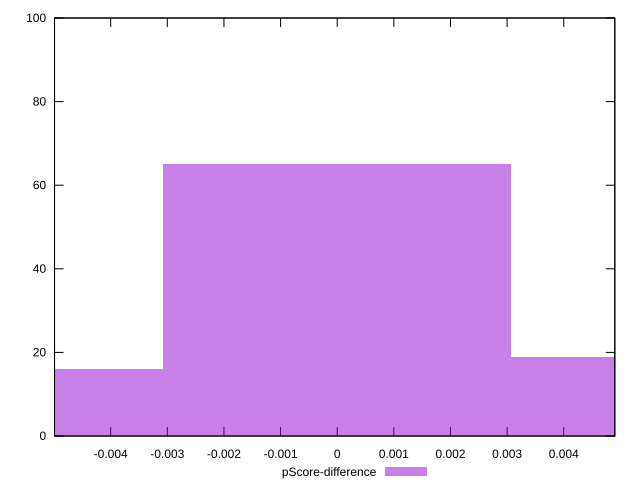

gnuplot code for this plot:
reset

$pScoreDifference <<EOF
0.006140510990306161 19
0 65
-0.006140510990306161 16
EOF

set key outside below
set boxwidth 0.006140510990306161
set xrange [-0.004991536234611904:0.004902014345056216]
set yrange [0:100]
set trange [0:100]
set style fill transparent solid 0.5 noborder
set terminal svg size 640, 490 enhanced background rgb 'white'
set output "report_00009_2021-02-08T22-37-41.559Z/max-potential-fid/samples/pages+cached+noadtech+nomedia/pScore-difference/histogram.svg"

plot $pScoreDifference title "pScore-difference" with boxes

reset
